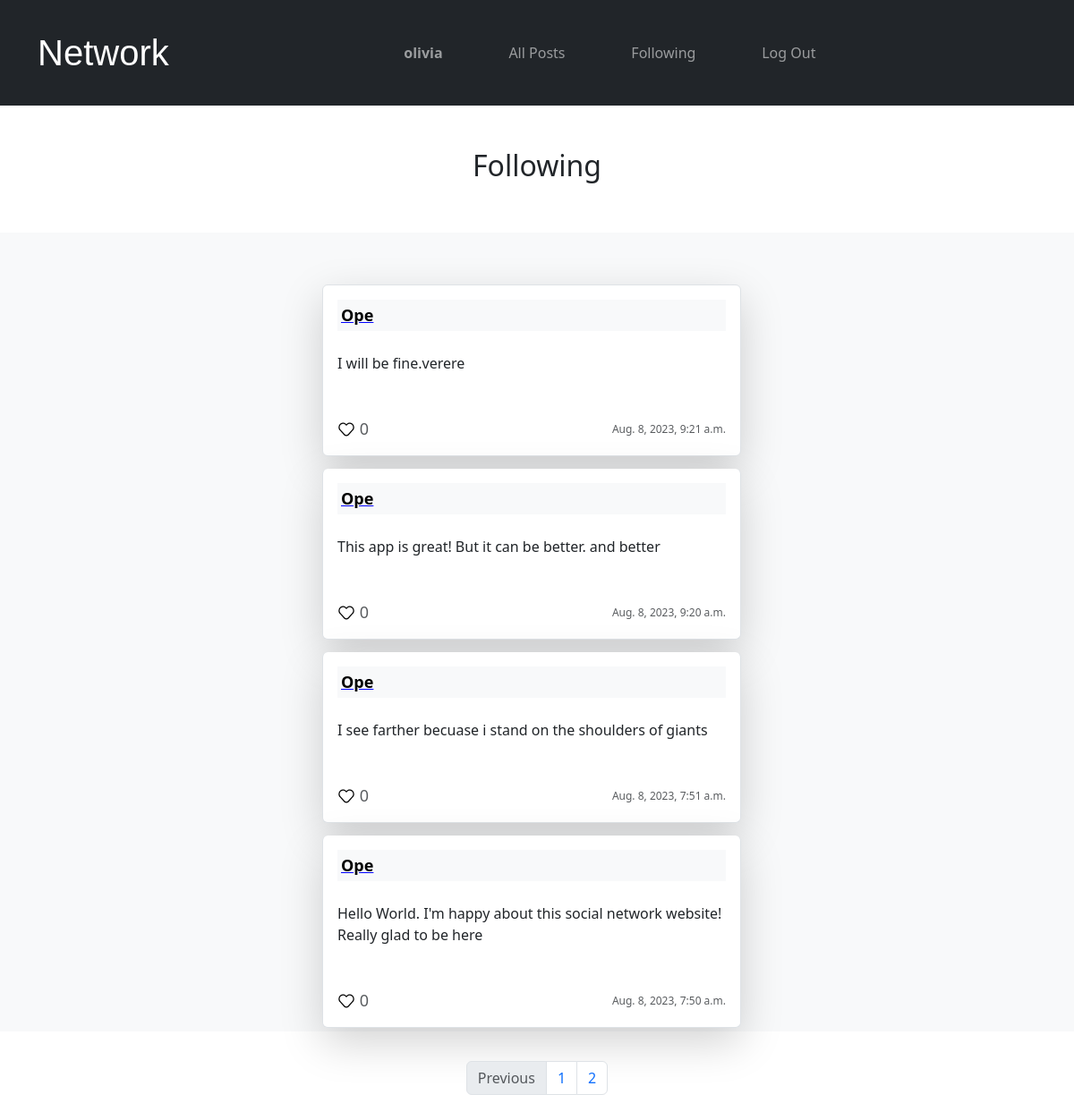
The app's page /following/1?page=2 (signed in) with its own data.
### network/models.py (models this page shows, shortened)
class User(AbstractUser):
    pass

class Post(models.Model):
    owner = models.ForeignKey(User, on_delete=models.CASCADE, related_name='postowner')
    timestamp = models.DateTimeField(auto_now_add=True, null=True)
    content = models.TextField()

### network/views.py (the view)
# urls.py: path("following/<int:userid>", views.following, name="following"),
def following(request, userid):
    current_user_followings = Follower.objects.filter(follower=request.user)
    list_of_users_following = [users.user for users in current_user_followings]
    posts_user_is_following = Post.objects.filter(owner__in=list_of_users_following).annotate(number_of_likes=Count('likedpost')).order_by('-id')
    allLikes = Like.objects.all()
    allPostsLiked = []
    try:
        for like in allLikes:
            if like.user.id == request.user.id:
                allPostsLiked.append(like.post.id)
    except:
        allPostsLiked = []
    paginator = Paginator(posts_user_is_following, 4)
    page_number = request.GET.get('page')
    page_object = paginator.get_page(page_number)
    return render(request, "network/following.html", {
        "page_obj": page_object,
        "allPostsLiked": allPostsLiked
    })

### network/templates/network/following.html (shortened to what this page needs)
{% extends 'network/layout.html' %}
{% load static %}
{%  block body %}
{% if user.is_authenticated %}
    <div class="mt-5 d-flex justify-content-center">
        <h2 class="container text-center">Following</h2>
    </div>
    <div class=" mx-auto mt-5 bg-light" style="max-width: 100%; height: fit-content;">
        <ul class="container  mt-5 pt-5 list-group" style="max-width: 40%;">
            {% for post in page_obj %}
            <li class="list-group-item shadow-lg p-3 mb-1 bg-white rounded">
                <div class="container bg-light p-1 d-flex justify-content-between">
                    <a href="{% url 'userprofile' post.owner.id %}"
                        class="username"><strong>{{post.owner.username|title}}</strong></a>
                </div>
                <div class="contianer mt-4">
                    <p id="post_content_{{post.id}}">{{post.content}}</p>
                </div>
                <div class="d-flex flex-row justify-content-between mt-5">
                    {% if user.is_authenticated %}
                    <div class="d-flex flex-row align-items-center justify-content-between text-muted" style="width: 35px;">
                        {% if post.id in allPostsLiked %}
                        <span class="unlike" style="cursor: pointer;" id="like_{{post.id}}"
                            onclick="handleImageLikeUnlike({{post.id}}, {{allPostsLiked}})"></span>
                        {% else %}
                        <span class="like" style="cursor: pointer;" id="like_{{post.id}}"
                            onclick="handleImageLikeUnlike({{post.id}}, {{allPostsLiked}})"></span>
                        {% endif %}
                        <span id="likeSpan">
                            <span id="numOfLikes_{{post.id}}" class="font-weight-light " style="font-size: 18px" ;>
                                {{post.number_of_likes}}
                            </span>
                        </span>
                    </div>
                    {% endif %}
                    <div>
                        <span class="font-weight-light text-muted" style="font-size: 12px;">{{post.timestamp}}</span>
                    </div>
                </div>
            </li>
            {% endfor %}
        </ul>
    </div>
    <div class=" mx-auto d-flex justify-content-center pt-5 pb-5" style="display: block; width: 50%; height: 120px;">
        <nav aria-label="page pagination" class="d-flex justify-content-center align-items-center">
            <ul class="pagination mx-auto d-flex justify-content-center ">
                {% if page_obj.has_previous %}
                <li class="page-item disabled">
                    <a class="page-link" href="?page={{ page_obj.previous_page_number }}" tabindex="-1"
                        aria-disabled="true">Previous</a>
                </li>
                {% endif %}
                {% for page in page_obj.paginator.page_range %}
                <li class="page-item"><a class="page-link" href="?page={{page}}">{{page}}</a></li>
                {% endfor %}
            </ul>
        </nav>
    </div>
{% else %}
    <h2>Oops...You are not currently signed in</h2>
    <a class="nav-link" href="{% url 'login' %}">Log In</a>
{% endif %}
{% endblock %}

### network/templates/network/layout.html (shortened to what this page needs)
{% load static %}
<!DOCTYPE html>
<html lang="en">
    <head>
        {% load bootstrap5 %}
        {% bootstrap_css %}
        <link href="{% static 'network/styles.css' %}" rel="stylesheet">
    </head>
    <body>
        <nav class="navbar navbar-expand-lg navbar-dark bg-dark p-4">
            <div class="container">
            <a class="navbar-brand logo" href="{% url 'index' %}">Network</a>
            <div class="container-fluid" style="width: 50%;">
              <ul class="navbar-nav nav-fill">
                {% if user.is_authenticated %}
                    <li class="nav-item mr-3">
                        <a class="nav-link" href="{% url 'userprofile' user.id %}"><strong>{{ user.username }}</strong></a>
                    </li>
                {% endif %}
                <li class="nav-item">
                  <a class="nav-link" href="{% url 'index' %}">All Posts</a>
                </li>
                {% if user.is_authenticated %}
                    <li class="nav-item">
                        <a class="nav-link" href="{% url 'following' userid=user.id %}">Following</a>
                    </li>
                    <li class="nav-item">
                        <a class="nav-link" href="{% url 'logout' %}">Log Out</a>
                    </li>
                {% endif %}
              </ul>
            </div>
            </div>
          </nav>
        <div class="body">
            {% block body %}
            {% endblock %}
        </div>
    </body>
</html>

### network/static/network/styles.css (style rules this page uses)
.like { display: inline-block; background: url('/static/images/love.svg') no-repeat center; background-size: contain; width: 20px; height: 20px; z-index: 10; }
.logo { font-family: pacifico, sans-serif; font-size: 40px; }
.list-group-item { margin-top: 10px; }
.username { text-decoration-color: blue; color: black; font-size: 18px; }

### records on screen
User: username "olivia"
Post: owner.username "Ope", content "I will be fine.verere", number_of_likes "0", timestamp "Aug. 8, 2023, 9:21 a.m."
Post: owner.username "Ope", content "This app is great! But it can be better. and better", number_of_likes "0", timestamp "Aug. 8, 2023, 9:20 a.m."
Post: owner.username "Ope", content "I see farther becuase i stand on the shoulders of giants", number_of_likes "0", timestamp "Aug. 8, 2023, 7:51 a.m."
Post: owner.username "Ope", content "Hello World. I'm happy about this social network website! Really glad to be here", number_of_likes "0", timestamp "Aug. 8, 2023, 7:50 a.m."

### other values on screen
{{ page }} "1" "2"
